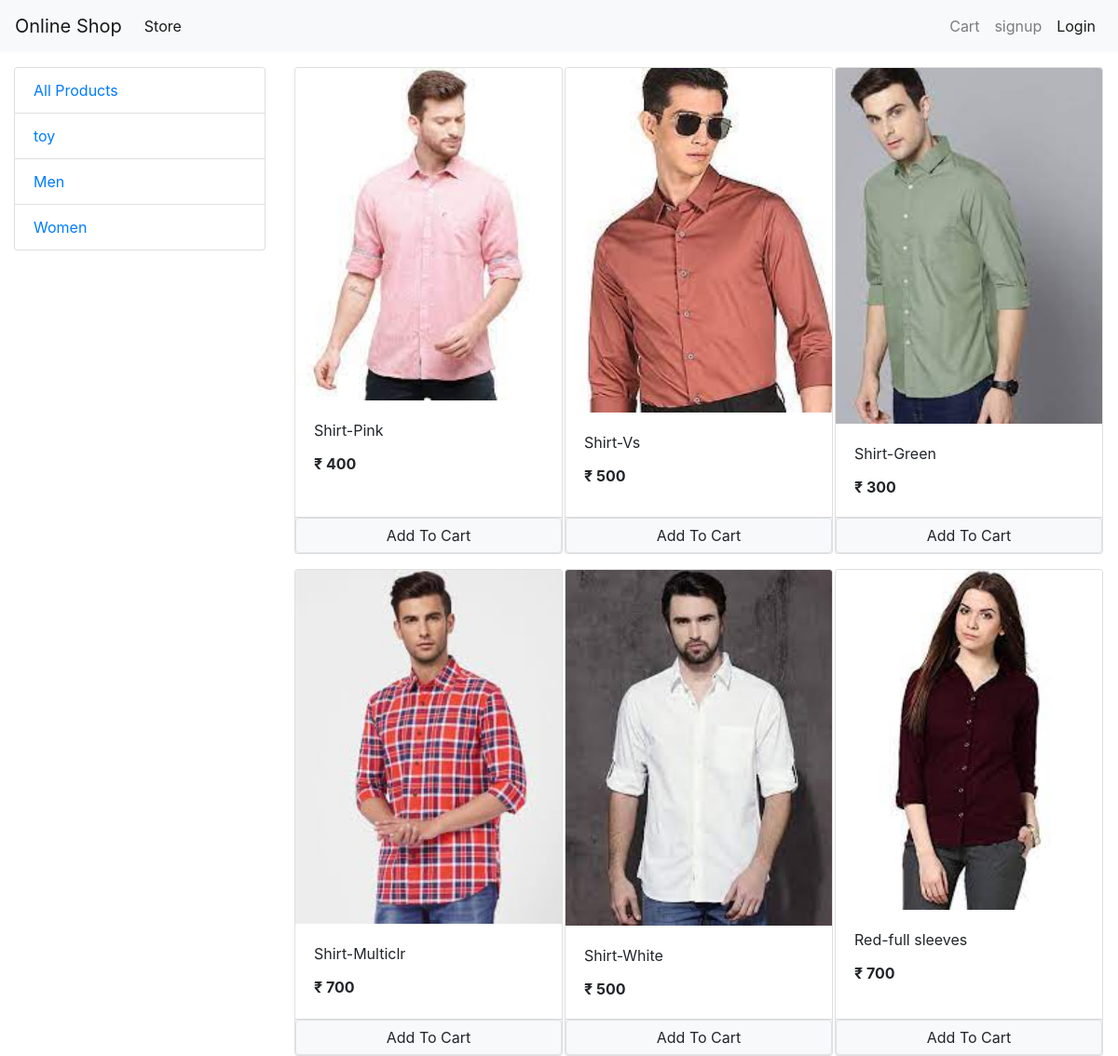
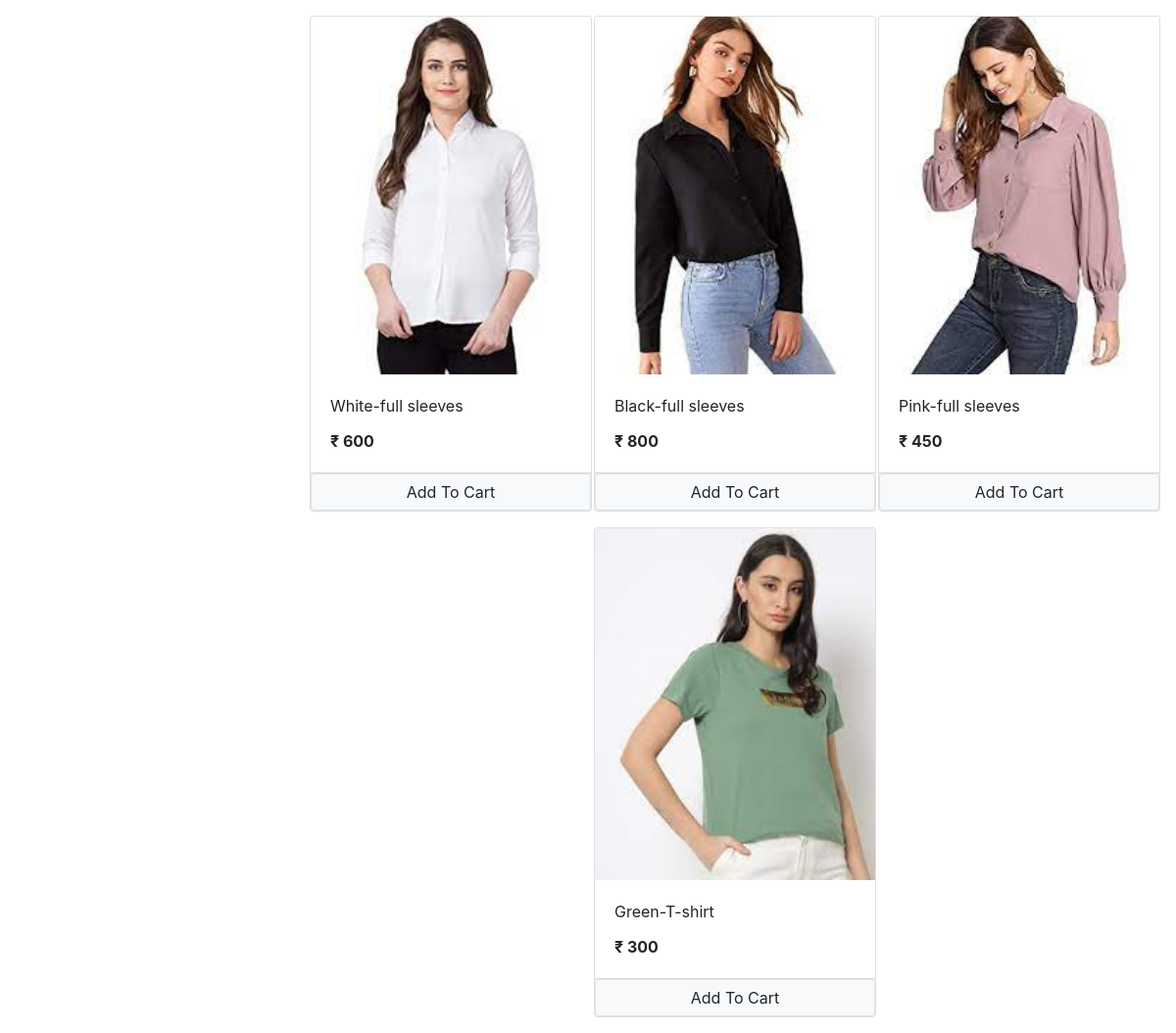
The page / on the database its author committed (2 pictures, top to bottom).
### store/models/category.py (models this page shows, shortened)
class Category(models.Model):
    name = models.CharField(max_length=20)
    @staticmethod
    def get_all_cataegories():
        return Category.objects.all()

### store/models/product.py (models this page shows, shortened)
class Product(models.Model):
    name = models.CharField(max_length=50)
    price = models.IntegerField(default=0)
    category = models.ForeignKey(Category, on_delete=models.CASCADE, default=1)
    description = models.CharField(max_length=200)
    image = models.ImageField(upload_to='products/')
    @staticmethod
    def get_all_products():
        return Product.objects.all()

### store/views.py (the view, shortened to what this page needs)
# urls.py: path('', Index.as_view(), name='homepage'),
class Index(View):
    def get(self, request):
        cart = request.session.get('cart')
        if not cart:
            request.session['cart'] = {}
        data = {}
        products = None
        categories = Category.get_all_cataegories()
        categoryID = request.GET.get('category')
        if categoryID:
            products = Product.get_all_products_by_categoryid(categoryID)
        else:
            products = Product.get_all_products()
        data['products'] = products
        data['categories'] = categories
        print('you are:', request.session.get('email'))
        return render(request, 'index.html', data)

### store/templatetags/cart.py (called while the page is built)
@register.filter(name='is_in_cart')
def is_in_cart(product, cart):
    keys = cart.keys()
    for id in keys:
        if int(id) == product.id:
            return True
    return False;

### store/templatetags/custom_filter.py (called while the page is built)
@register.filter(name='currency')
def currency(price):
    return "₹ "+str(price)

### store/templates/index.html (shortened to what this page needs)
{% extends 'head.html' %}
{% block content %}
{% load cart %}
{% load custom_filter %}
<div class="container-fluid mt-3">
    <div class="row">
        <div class='col-lg-3 mx-auto'>
            <div class="list-group">
                <a href="/" class="list-group-item">All Products</a>
                {% for category in categories %}
                <a href="/?category={{category.id}}" class="list-group-item">{{category.name}}</a>
                {% endfor %}
            </div>
        </div>
        <div id="products" class="col-lg-9 mx-auto">
            <div class="row mx-auto">
                {% for product in products %}
                    <div class="card mx-auto mb-3" id={{product.id}} style="width: 18rem;">
                        <img class="card-img-top" src="{{product.image.url}}" alt="Card image cap">
                        <div class="card-body">
                          <p class="card-title">{{product.name}}</p>
                          <p class="card-text"><b>{{product.price|currency}}</b></p>
                        </div>
                        <div class="card-footer p-0 no-gutters">
                          {% if product|is_in_cart:request.session.cart %}
                            <div class="row no-gutters" >
                                <form action="/#{{product.id}}" class="col-2" method="post">
                                    {% csrf_token %}
                                    <input hidden type="text" name='product' value="{{product.id}}">
                                    <input hidden type="text" name='remove' value="True">
                                    <input type="submit" value=" - " class="btn btn-block btn-secondary">
                                </form>
                                <div class="text-center col-2">{{product|cart_item:request.session.cart}} in cart</div>
                                <form action="/#{{product.id}}" class="col-2" method="post">
                                    {% csrf_token %}
                                    <input hidden type="text" name='product' value="{{product.id}}">
                                    <input type="submit" value=" + " class=" btn btn-block btn-secondary">
                                </form>
                            </div>
                          {% else %}
                            <form action="/#{{product.id}}" method="POST" class=btn-block>
                                <input  type="submit" class="float-right btn btn-light border form-control" value="Add To Cart">
                            </form>
                          {% endif %}
                        </div>
                    </div>
                {% endfor %}
            </div>
         </div>
    </div>
</div>
{% endblock %}

### store/templates/head.html (shortened to what this page needs)
<!DOCTYPE html>
<html lang="en">
<head>
    <link rel="stylesheet" href="https://maxcdn.bootstrapcdn.com/bootstrap/4.0.0/css/bootstrap.min.css"
>
</head>
<body>
    <nav class="navbar navbar-expand-lg navbar-light bg-light">
        <a class="navbar-brand" href="/">Online Shop</a>
        <div class="collapse navbar-collapse" id="navbarSupportedContent">
          <ul class="navbar-nav mr-auto">
            <li class="nav-item active">
              <a class="nav-link" href="#">Store <span class="sr-only">(current)</span></a>
            </li>
          </ul>
          <ul class= "navbar-nav my-2 my-lg-0">
            <li class="nav-item ">
              <a class="nav-link" href="/cart">Cart <span class="sr-only">(current)</span></a>
            </li>
            {% if request.session.customer %}
            <li class="nav-item ">
              <a class="nav-link" href="/orders">Orders <span class="sr-only">(current)</span></a>
            </li>
            <li class="nav-item ">
              <a class="nav-link" href="/logout">Logout <span class="sr-only">(current)</span></a>
            </li>
            {% else %}
            <li class="nav-item ">
              <a class="nav-link" href="/signup">signup <span class="sr-only">(current)</span></a>
            </li>
            <li class="nav-item active">
                <a class="nav-link" href="/login">Login <span class="sr-only">(current)</span></a>
            </li>
           {% endif %}
          </ul>
        </div>
      </nav>
        {% block content%}{% endblock %}
</body>
</html>

### rows shown on the page
Category: name "toy"
Category: name "Men"
Category: name "Women"
Product: image (picture), name "Shirt-Pink", price "₹ 400"
Product: image (picture), name "Shirt-Vs", price "₹ 500"
Product: image (picture), name "Shirt-Green", price "₹ 300"
Product: image (picture), name "Shirt-Multiclr", price "₹ 700"
Product: image (picture), name "Shirt-White", price "₹ 500"
Product: image (picture), name "Red-full sleeves", price "₹ 700"
Product: image (picture), name "White-full sleeves", price "₹ 600"
Product: image (picture), name "Black-full sleeves", price "₹ 800"
Product: image (picture), name "Pink-full sleeves", price "₹ 450"
Product: image (picture), name "Green-T-shirt", price "₹ 300"
